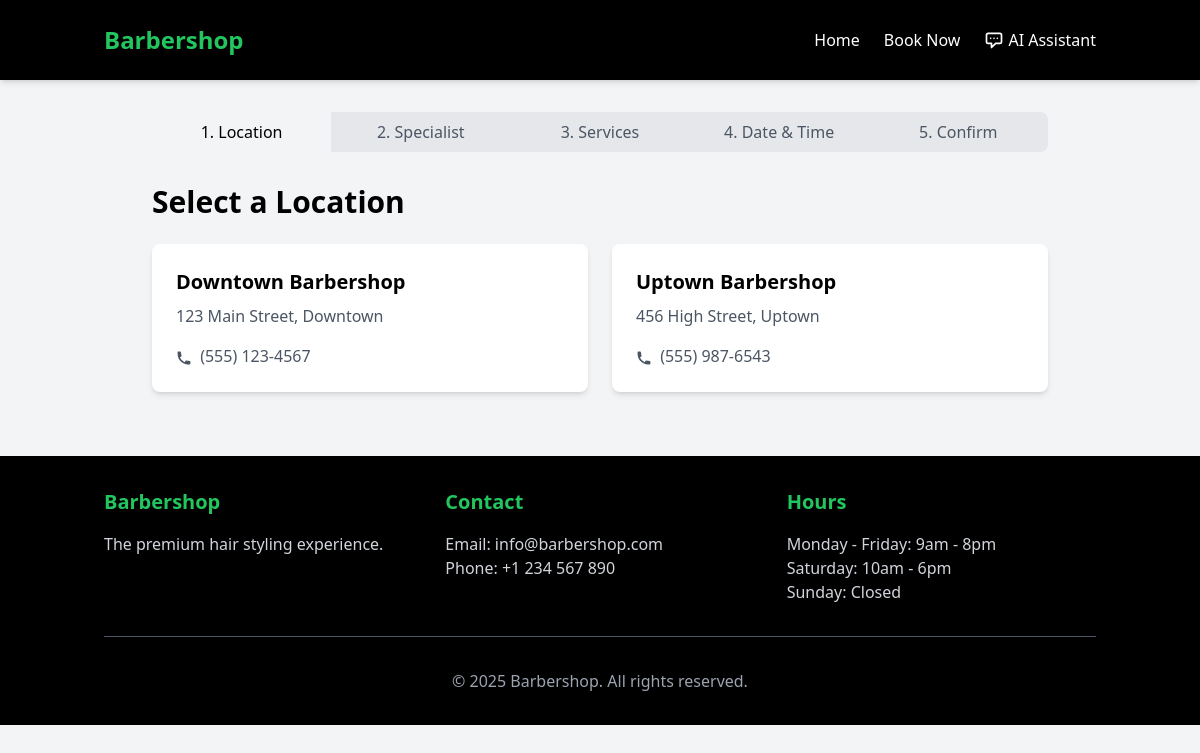
Screenshot of /book with the database file from the repository.
### models.py (models this page shows, shortened)
class Location(db.Model):
    id = db.Column(db.Integer, primary_key=True)
    name = db.Column(db.String(100), nullable=False)
    address = db.Column(db.String(200), nullable=False)
    phone = db.Column(db.String(20), nullable=False)
    barbers = db.relationship('Barber', backref='location', lazy=True)
    appointments = db.relationship('Appointment', backref='location', lazy=True)

### app.py (the view)
@app.route('/book', methods=['GET'])
def book():
    try:
        locations = Location.query.all()
        logger.info(f"Found {len(locations)} locations")
        return render_template('booking/location.html', locations=locations)
    except Exception as e:
        logger.error(f"Error in book route: {str(e)}")
        flash('Something went wrong. Please try again later.', 'danger')
        return redirect(url_for('home'))

### app.py (called while the page is built)
@app.context_processor
def inject_now():
    return {'now': datetime.now()}

### templates/booking/location.html (shortened to what this page needs)
{% extends "base.html" %}
{% block content %}
<div class="max-w-4xl mx-auto">
    <div class="flex mb-8">
        <div class="w-1/5 text-center py-2 rounded-l-lg booking-step-active">
            <span class="font-medium">1. Location</span>
        </div>
        <div class="w-1/5 text-center py-2 bg-gray-200">
            <span class="text-gray-600">2. Specialist</span>
        </div>
        <div class="w-1/5 text-center py-2 bg-gray-200">
            <span class="text-gray-600">3. Services</span>
        </div>
        <div class="w-1/5 text-center py-2 bg-gray-200">
            <span class="text-gray-600">4. Date & Time</span>
        </div>
        <div class="w-1/5 text-center py-2 rounded-r-lg bg-gray-200">
            <span class="text-gray-600">5. Confirm</span>
        </div>
    </div>
    <h1 class="text-3xl font-bold mb-6">Select a Location</h1>
    <div class="grid grid-cols-1 md:grid-cols-2 gap-6 mb-8">
        {% for location in locations %}
        <a href="{{ url_for('book_specialist', location_id=location.id) }}" class="block">
            <div class="bg-white rounded-lg shadow-md p-6 hover:shadow-lg transition-shadow duration-300">
                <h2 class="text-xl font-bold mb-2">{{ location.name }}</h2>
                <p class="text-gray-600 mb-4">{{ location.address }}</p>
                <p class="text-gray-600">
                    {{ location.phone }}
                </p>
            </div>
        </a>
        {% endfor %}
    </div>
</div>
{% endblock %}

### templates/base.html (style rules this page uses)
:root { --luxury-green: #1a5d1a; --luxury-dark-green: #0f3d0f; --luxury-black: #121212; --luxury-gold: #d4af37; }
.booking-step-active { @apply bg-green-800 text-white; }

### rows the page displays
Location: name "Downtown Barbershop", address "123 Main Street, Downtown", phone "(555) 123-4567"
Location: name "Uptown Barbershop", address "456 High Street, Uptown", phone "(555) 987-6543"
